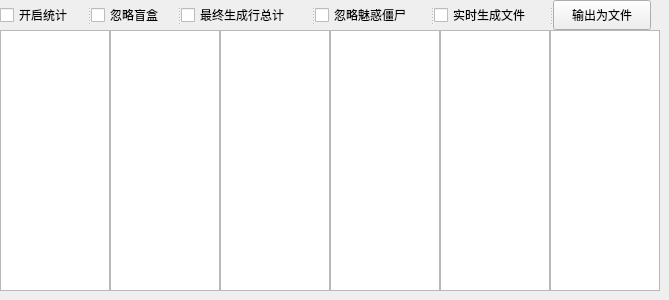
      <widget class="QWidget" name="tab_30">
       <attribute name="title">
        <string>实时统计</string>
       </attribute>
       <widget class="QTextBrowser" name="row0">
        <property name="geometry">
         <rect>
          <x>0</x>
          <y>30</y>
          <width>110</width>
          <height>261</height>
         </rect>
        </property>
       </widget>
       <widget class="QTextBrowser" name="row1">
        <property name="geometry">
         <rect>
          <x>110</x>
          <y>30</y>
          <width>110</width>
          <height>261</height>
         </rect>
        </property>
       </widget>
       <widget class="QTextBrowser" name="row2">
        <property name="geometry">
         <rect>
          <x>220</x>
          <y>30</y>
          <width>110</width>
          <height>261</height>
         </rect>
        </property>
       </widget>
       <widget class="QTextBrowser" name="row3">
        <property name="geometry">
         <rect>
          <x>330</x>
          <y>30</y>
          <width>110</width>
          <height>261</height>
         </rect>
        </property>
       </widget>
       <widget class="QTextBrowser" name="row4">
        <property name="geometry">
         <rect>
          <x>440</x>
          <y>30</y>
          <width>110</width>
          <height>261</height>
         </rect>
        </property>
       </widget>
       <widget class="QTextBrowser" name="row5">
        <property name="geometry">
         <rect>
          <x>550</x>
          <y>30</y>
          <width>110</width>
          <height>261</height>
         </rect>
        </property>
       </widget>
       <widget class="QSplitter" name="splitter_14">
        <property name="geometry">
         <rect>
          <x>0</x>
          <y>0</y>
          <width>651</width>
          <height>30</height>
         </rect>
        </property>
        <property name="orientation">
         <enum>Qt::Horizontal</enum>
        </property>
        <widget class="QSplitter" name="splitter_13">
         <property name="orientation">
          <enum>Qt::Horizontal</enum>
         </property>
         <widget class="QCheckBox" name="starttotal">
          <property name="text">
           <string>开启统计</string>
          </property>
         </widget>
         <widget class="QCheckBox" name="ignoreblindbox">
          <property name="text">
           <string>忽略盲盒</string>
          </property>
         </widget>
         <widget class="QCheckBox" name="finalgetrowdetails">
          <property name="text">
           <string>最终生成行总计</string>
          </property>
         </widget>
         <widget class="QCheckBox" name="ignoreishypno">
          <property name="text">
           <string>忽略魅惑僵尸</string>
          </property>
         </widget>
         <widget class="QCheckBox" name="realtimefile">
          <property name="text">
           <string>实时生成文件</string>
          </property>
         </widget>
        </widget>
        <widget class="QPushButton" name="zombieoutfile">
         <property name="text">
          <string>输出为文件</string>
         </property>
        </widget>
       </widget>
      </widget>
